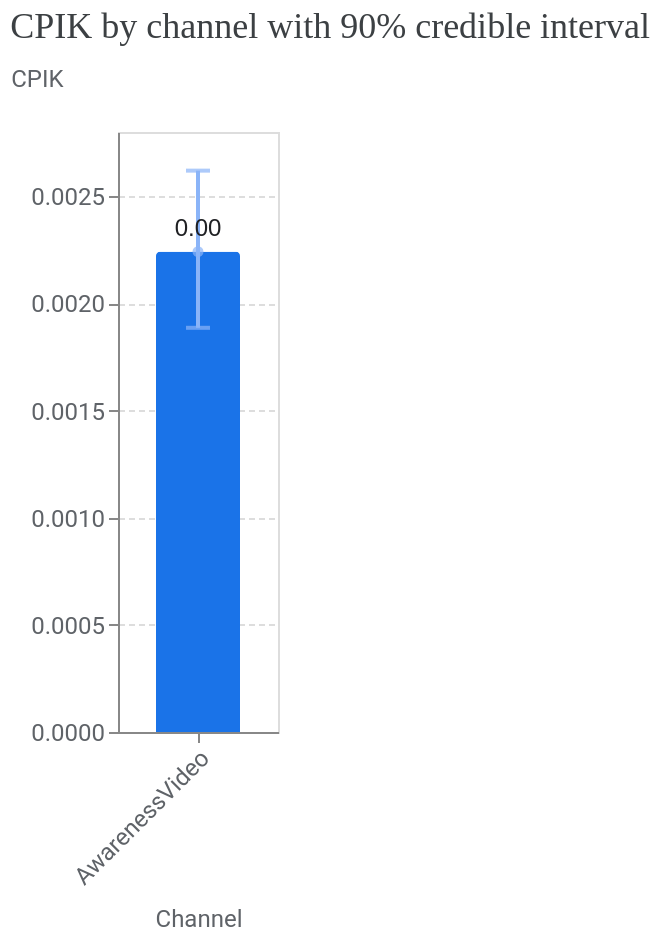

Notebook cell for this chart:
### Code cell
# 2. Cost Per Incremental Query (CPIK)
visualizer.MediaSummary(meridian=mmm1s).plot_cpik(include_ci=True)

### Figure 1 — Vega-Lite specification as saved in the notebook (floating-point values rounded to 4 significant figures)
{"config": {"view": {"continuousWidth": 300, "continuousHeight": 300}, "axis": {"labelColor": "#5F6368", "labelFont": "Roboto", "labelFontSize": 12, "titleColor": "#5F6368", "titleFont": "Roboto", "titleFontSize": 12, "titleFontWeight": "normal", "titlePadding": 10}, "tick": {"bandSize": 10, "thickness": 2}}, "layer": [{"mark": {"type": "bar", "color": "#1A73E8", "cornerRadiusEnd": 2, "size": 42}, "encoding": {"x": {"axis": {"labelAngle": -45}, "field": "channel", "title": "Channel", "type": "nominal"}, "y": {"axis": {"gridDash": [3, 2], "titleAlign": "left", "titleAngle": 0, "titleY": -20}, "field": "cpik", "title": "CPIK", "type": "quantitative"}}}, {"mark": {"type": "errorbar", "color": "#8AB4F8", "ticks": {"size": 12}}, "encoding": {"strokeWidth": {"value": 2}, "x": {"field": "channel", "type": "nominal"}, "y": {"field": "ci_hi", "title": "CPIK", "type": "quantitative"}, "y2": {"field": "ci_lo"}}}, {"mark": {"type": "point", "color": "#8AB4F8", "filled": true, "tooltip": true}, "encoding": {"x": {"field": "channel", "type": "nominal"}, "y": {"field": "cpik", "type": "quantitative"}}}, {"mark": {"type": "text", "align": "center", "baseline": "bottom", "color": "#202124", "dy": -5, "fontSize": 12}, "encoding": {"text": {"field": "cpik", "format": ".2f", "type": "quantitative"}, "x": {"axis": {"labelAngle": -45}, "field": "channel", "title": "Channel", "type": "nominal"}, "y": {"axis": {"gridDash": [3, 2], "titleAlign": "left", "titleAngle": 0, "titleY": -20}, "field": "cpik", "title": "CPIK", "type": "quantitative"}}}], "data": {"name": "data-eaa11585828443129f2ff9cf3662525e"}, "title": {"text": "CPIK by channel with 90% credible interval", "anchor": "start", "color": "#3C4043", "font": "Google Sans Display", "fontSize": 18, "fontWeight": "normal", "offset": 10}, "width": {"step": 80}, "$schema": "https://vega.github.io/schema/vega-lite/v5.20.1.json", "datasets": {"data-eaa11585828443129f2ff9cf3662525e": [{"channel": "AwarenessVideo", "ci_hi": 0.00262, "ci_lo": 0.001886, "cpik": 0.002242}]}}
